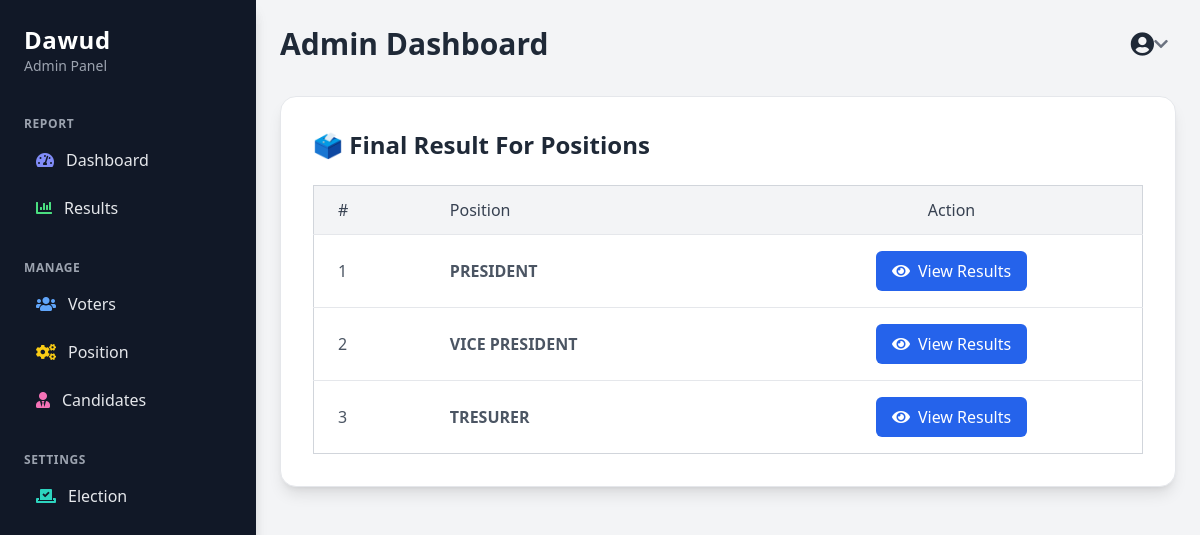
/final-result (signed in), run on the app's committed database.
### maaun/models.py (models this page shows, shortened)
class Position(models.Model):
    name = models.CharField(max_length=100)
    election = models.ForeignKey(Election, on_delete=models.CASCADE, related_name="positions")
    class Meta:
        unique_together = ('name', 'election')  # Prevents duplicate positions under the same election

### maaun/views.py (the view)
# urls.py: path('final-result', views.final_result, name="final-result"),
@login_required(login_url='my-login')
def final_result(request):
    positions = Position.objects.all()
    candidtes = Candidate.objects.all()
    context ={
        "positions":positions,
        "candidates":candidates
    }
    return render(request, 'maaun/final-result.html',context)

### maaun/templates/maaun/final-result.html (shortened to what this page needs)
{% load static %}
<!DOCTYPE html>
<html lang="en">
<head>
    <script src="https://cdn.tailwindcss.com"></script>
    <link href="https://cdnjs.cloudflare.com/ajax/libs/font-awesome/6.0.0-beta3/css/all.min.css" rel="stylesheet">
</head>
<body class="bg-gray-100 flex">
    <div class="w-64 bg-gradient-to-b from-gray-900 to-gray-800 text-white p-6 min-h-screen fixed top-0 left-0 shadow-lg">
        {% include 'maaun/board-sidebar.html' %}
    </div>
    <div class="flex-1 ml-64 overflow-auto">
        <div class="max-w-7xl mx-auto p-6">
            {% include 'maaun/board-navbar.html' %}
            <div class="bg-white p-8 rounded-2xl shadow-lg border border-gray-200 mt-6">
                <h2 class="text-2xl font-bold text-gray-800 mb-6">🗳️ Final Result For Positions</h2>
                <div class="overflow-auto">
                    <table class="w-full table-auto border border-gray-300 rounded-lg">
                        <thead class="bg-gray-100">
                            <tr>
                                <th class="px-6 py-3 text-left font-medium text-gray-700">#</th>
                                <th class="px-6 py-3 text-left font-medium text-gray-700">Position</th>
                                <th class="px-6 py-3 text-center font-medium text-gray-700">Action</th>
                            </tr>
                        </thead>
                        <tbody class="text-gray-600">
                            {% for position in positions %}
                            <tr class="border-t hover:bg-gray-50">
                                <td class="px-6 py-4">{{ forloop.counter }}</td>
                                <td class="px-6 py-4 font-semibold">{{ position.name|upper }}</td>
                                <td class="px-6 py-4 text-center">
                                    <a href="{% url 'final-details' position_id=position.id %}" class="inline-flex items-center bg-blue-600 text-white px-4 py-2 rounded-md hover:bg-blue-700 transition">
                                        <i class="fas fa-eye mr-2"></i> View Results
                                    </a>
                                </td>
                            </tr>
                            {% empty %}
                            <tr>
                                <td colspan="3" class="px-6 py-4 text-center text-gray-500">No results available.</td>
                            </tr>
                            {% endfor %}
                        </tbody>
                    </table>
                </div>
            </div>
</body>
</html>

### maaun/templates/maaun/board-sidebar.html (shortened to what this page needs)
<div class="w-64 bg-gray-900 text-gray-200 h-screen p-6 fixed left-0 top-0 overflow-y-auto shadow-lg">
    <div class="mb-10">
        <h2 class="text-2xl font-bold tracking-wide text-white">
            {{ request.user.username|title }}
        </h2>
        <p class="text-sm text-gray-400">Admin Panel</p>
    </div>
    <nav class="space-y-8">
        <div>
            <h4 class="text-gray-400 uppercase text-xs font-semibold mb-2 tracking-wider">Report</h4>
            <ul class="space-y-2">
                <li>
                    <a href="{% url 'dashboard' %}" class="flex items-center hover:bg-gray-700 px-3 py-2 rounded transition">
                        <i class="fas fa-tachometer-alt mr-3 text-indigo-400"></i> Dashboard
                    </a>
                </li>
                <li>
                    <a href="{% url 'final-result' %}" class="flex items-center hover:bg-gray-700 px-3 py-2 rounded transition">
                        <i class="fas fa-chart-bar mr-3 text-green-400"></i> Results
                    </a>
                </li>
            </ul>
        </div>
        <div>
            <h4 class="text-gray-400 uppercase text-xs font-semibold mb-2 tracking-wider">Manage</h4>
            <ul class="space-y-2">
                <li>
                    <a href="{% url 'voter' %}" class="flex items-center hover:bg-gray-700 px-3 py-2 rounded transition">
                        <i class="fas fa-users mr-3 text-blue-400"></i> Voters
                    </a>
                </li>
                <li>
                    <a href="{% url 'position' %}" class="flex items-center hover:bg-gray-700 px-3 py-2 rounded transition">
                        <i class="fas fa-cogs mr-3 text-yellow-400"></i> Position
                    </a>
                </li>
                <li>
                    <a href="{% url 'candidate' %}" class="flex items-center hover:bg-gray-700 px-3 py-2 rounded transition">
                        <i class="fas fa-user-tie mr-3 text-pink-400"></i> Candidates
                    </a>
                </li>
            </ul>
        </div>
        <div>
            <h4 class="text-gray-400 uppercase text-xs font-semibold mb-2 tracking-wider">Settings</h4>
            <ul class="space-y-2">
                <li>
                    <a href="{% url 'election' %}" class="flex items-center hover:bg-gray-700 px-3 py-2 rounded transition">
                        <i class="fas fa-vote-yea mr-3 text-teal-400"></i> Election
                    </a>
                </li>
            </ul>
        </div>
    </nav>
</div>

### data on the page
Position: name "PRESIDENT"
Position: name "VICE PRESIDENT"
Position: name "TRESURER"

### other printed values
{{ request.user.username|title }} "Dawud"
